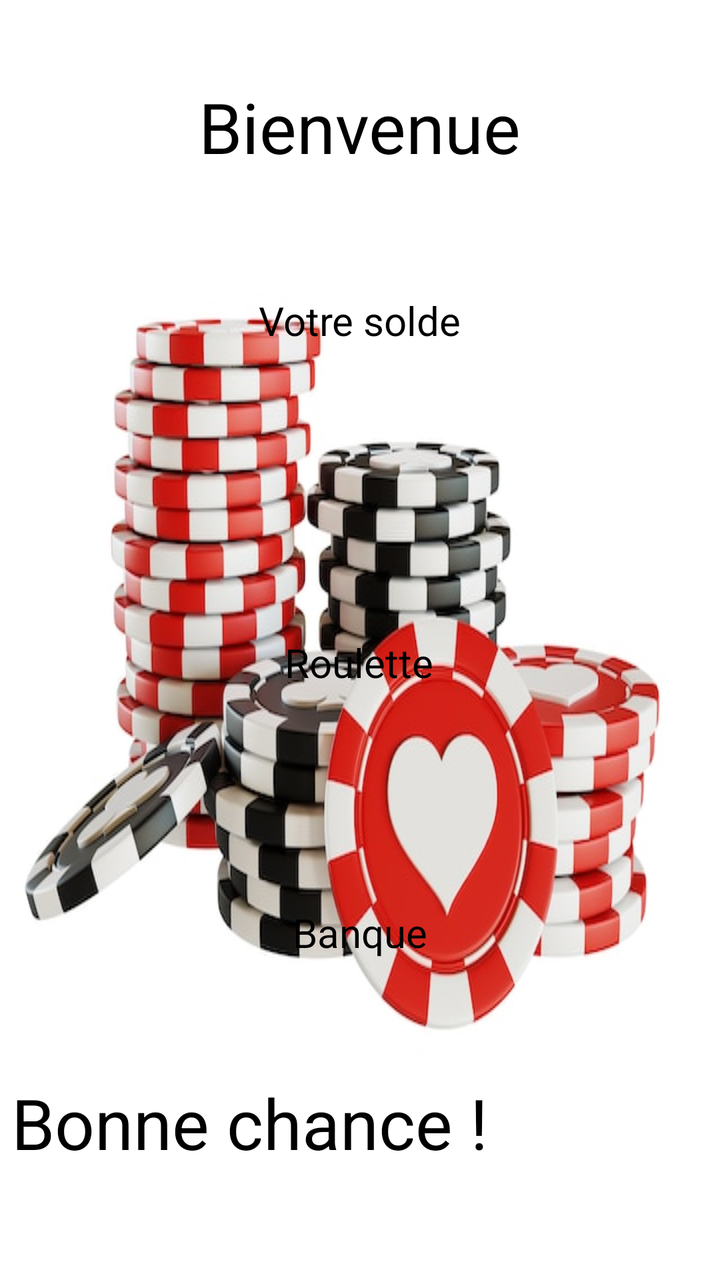
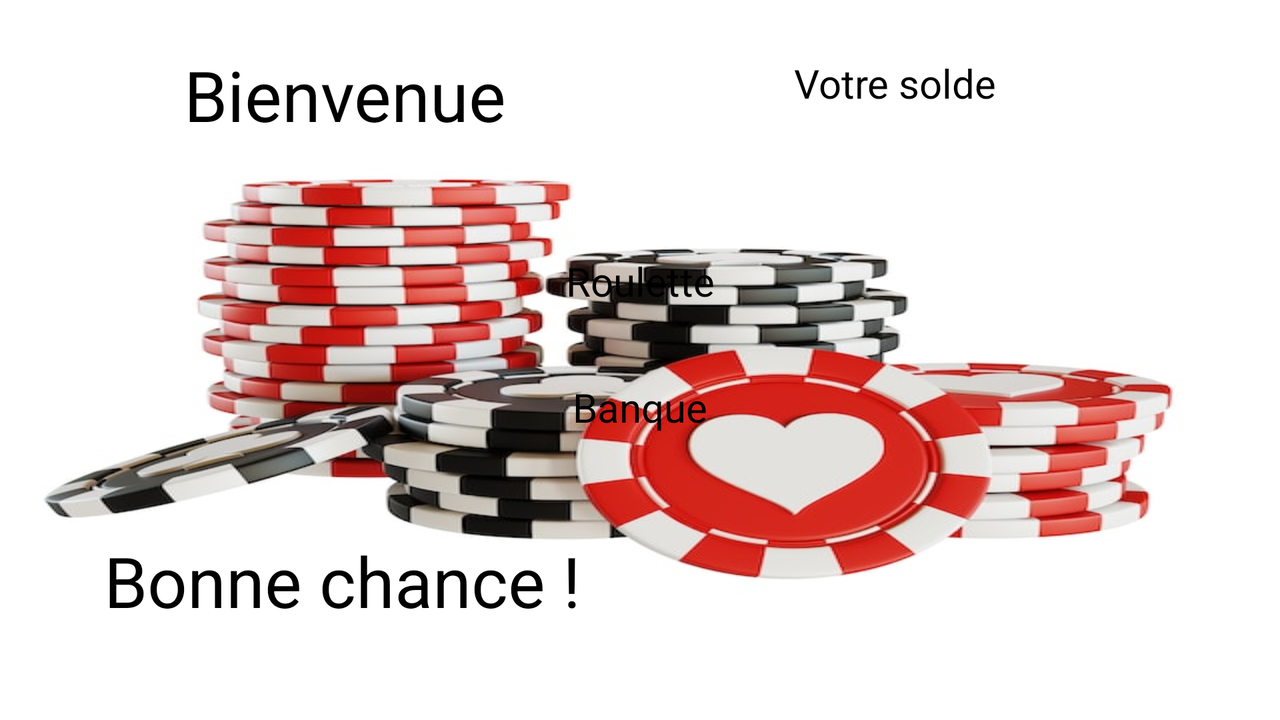

First picture: res/layout/ on a phone held upright. Second picture: the repository's own variant of that layout, on a device whose configuration matches the variant's folder. Source for both follows.
<!-- AndroidManifest.xml: application theme Theme.Casino -->
<!-- res/layout/activity_accueil.xml -->
<?xml version="1.0" encoding="utf-8"?>
<androidx.constraintlayout.widget.ConstraintLayout xmlns:android="http://schemas.android.com/apk/res/android"
    xmlns:app="http://schemas.android.com/apk/res-auto"
    xmlns:tools="http://schemas.android.com/tools"
    android:layout_width="match_parent"
    android:layout_height="match_parent"
    tools:context=".AccueilActivity"
    android:background="@drawable/jetons">

    <TextView
        android:id="@+id/textView3"
        android:layout_width="wrap_content"
        android:layout_height="wrap_content"
        android:layout_marginTop="40dp"
        android:text="@string/bienvenue"
        android:textSize="35sp"
        app:layout_constraintEnd_toEndOf="parent"
        app:layout_constraintStart_toStartOf="parent"
        app:layout_constraintTop_toTopOf="parent" />

    <TextView
        android:id="@+id/textView_solde"
        android:layout_width="wrap_content"
        android:layout_height="wrap_content"
        android:layout_marginTop="60dp"
        android:text="@string/solde"
        android:textSize="20sp"
        app:layout_constraintEnd_toEndOf="parent"
        app:layout_constraintStart_toStartOf="parent"
        app:layout_constraintTop_toBottomOf="@+id/textView3" />

    <Button
        android:id="@+id/btn_roulette"
        android:layout_width="wrap_content"
        android:layout_height="wrap_content"
        android:layout_marginTop="144dp"
        android:text="@string/roulette_titre"
        android:textSize="20sp"
        app:layout_constraintEnd_toEndOf="parent"
        app:layout_constraintHorizontal_bias="0.498"
        app:layout_constraintStart_toStartOf="parent"
        app:layout_constraintTop_toBottomOf="@+id/textView_solde" />

    <Button
        android:id="@+id/btn_banque"
        android:layout_width="wrap_content"
        android:layout_height="wrap_content"
        android:layout_marginTop="108dp"
        android:text="@string/banque_titre"
        android:textSize="20sp"
        app:layout_constraintEnd_toEndOf="parent"
        app:layout_constraintStart_toStartOf="parent"
        app:layout_constraintTop_toBottomOf="@+id/btn_roulette" />

    <TextView
        android:id="@+id/textView5"
        android:layout_width="341dp"
        android:layout_height="93dp"
        android:text="@string/encouragement"
        android:textSize="35sp"
        app:layout_constraintBottom_toBottomOf="parent"
        app:layout_constraintEnd_toEndOf="parent"
        app:layout_constraintHorizontal_bias="0.307"
        app:layout_constraintStart_toStartOf="parent"
        app:layout_constraintTop_toBottomOf="@+id/btn_banque"
        app:layout_constraintVertical_bias="0.864" />


</androidx.constraintlayout.widget.ConstraintLayout>
<!-- resources referenced by this layout -->
<resources>
  <!-- drawable jetons: jpg bitmap (drawable, 51109 bytes) -->
  <string name="banque_titre">Banque</string>
  <string name="bienvenue">Bienvenue</string>
  <string name="encouragement">Bonne chance !</string>
  <string name="roulette_titre">Roulette</string>
  <string name="solde">Votre solde</string>
</resources>
<!-- res/layout-land/activity_accueil.xml (the repository's variant of the layout above) -->
<!-- drawn on the phone turned sideways -->
<?xml version="1.0" encoding="utf-8"?>
<androidx.constraintlayout.widget.ConstraintLayout xmlns:android="http://schemas.android.com/apk/res/android"
    xmlns:app="http://schemas.android.com/apk/res-auto"
    xmlns:tools="http://schemas.android.com/tools"
    android:layout_width="match_parent"
    android:layout_height="match_parent"
    tools:context=".AccueilActivity"
    android:background="@drawable/jetons">

    <TextView
        android:id="@+id/textView3"
        android:layout_width="wrap_content"
        android:layout_height="wrap_content"
        android:layout_marginStart="92dp"
        android:layout_marginTop="24dp"
        android:text="@string/bienvenue"
        android:textSize="35sp"
        app:layout_constraintStart_toStartOf="parent"
        app:layout_constraintTop_toTopOf="parent" />

    <TextView
        android:id="@+id/textView_solde"
        android:layout_width="wrap_content"
        android:layout_height="wrap_content"
        android:layout_marginTop="28dp"
        android:text="@string/solde"
        android:textSize="20sp"
        app:layout_constraintEnd_toEndOf="parent"
        app:layout_constraintHorizontal_bias="0.504"
        app:layout_constraintStart_toEndOf="@+id/textView3"
        app:layout_constraintTop_toTopOf="parent" />

    <Button
        android:id="@+id/btn_roulette"
        android:layout_width="wrap_content"
        android:layout_height="wrap_content"
        android:layout_marginTop="72dp"
        android:text="@string/roulette_titre"
        android:textSize="20sp"
        app:layout_constraintEnd_toEndOf="parent"
        app:layout_constraintStart_toStartOf="parent"
        app:layout_constraintTop_toBottomOf="@+id/textView_solde" />

    <Button
        android:id="@+id/btn_banque"
        android:layout_width="wrap_content"
        android:layout_height="wrap_content"
        android:layout_marginTop="36dp"
        android:text="@string/banque_titre"
        android:textSize="20sp"
        app:layout_constraintEnd_toEndOf="parent"
        app:layout_constraintStart_toStartOf="parent"
        app:layout_constraintTop_toBottomOf="@+id/btn_roulette" />

    <TextView
        android:id="@+id/textView5"
        android:layout_width="341dp"
        android:layout_height="93dp"
        android:text="@string/encouragement"
        android:textSize="35sp"
        app:layout_constraintBottom_toBottomOf="parent"
        app:layout_constraintEnd_toEndOf="parent"
        app:layout_constraintHorizontal_bias="0.174"
        app:layout_constraintStart_toStartOf="parent"
        app:layout_constraintTop_toBottomOf="@+id/btn_banque"
        app:layout_constraintVertical_bias="1.0" />


</androidx.constraintlayout.widget.ConstraintLayout>
